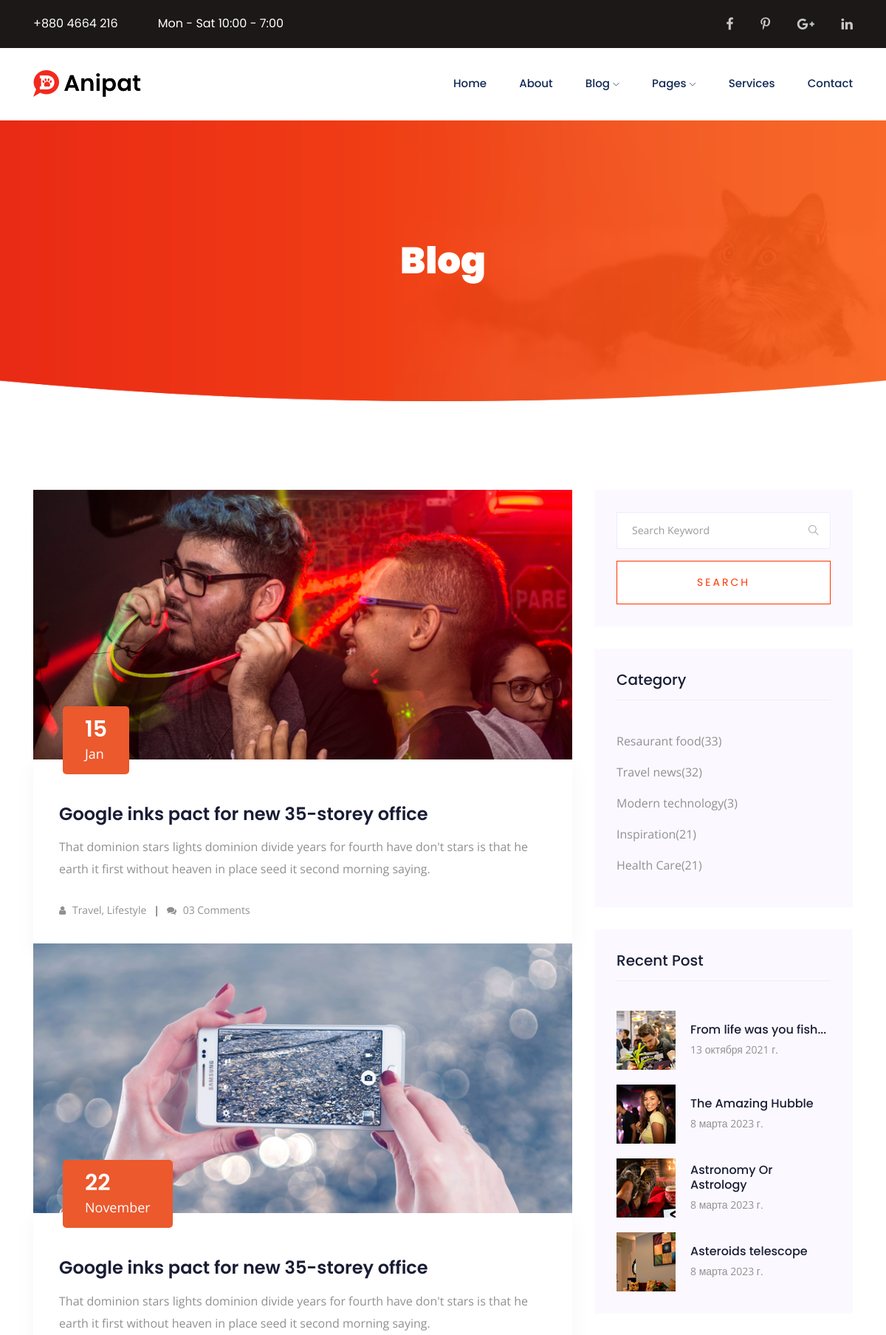
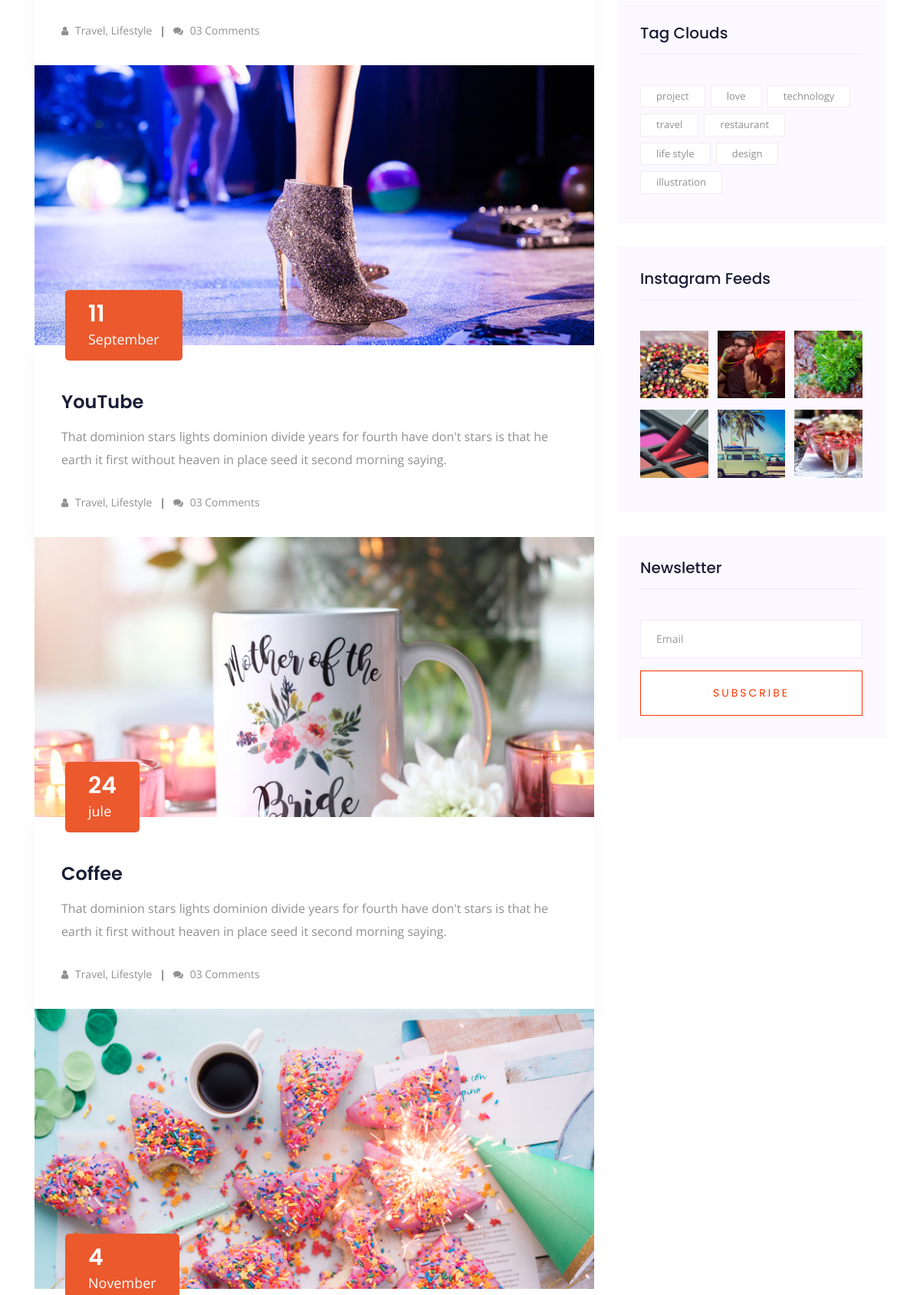
Screenshot of /blog/ (upper part) with the database file from the repository (2 pictures, top to bottom).
### corm/models.py (models this page shows, shortened)
class Blog(models.Model):
    category = models.ForeignKey(
        'Category',
        on_delete=models.CASCADE,
        verbose_name='категория'
    )
    image = models.ImageField(
        verbose_name='картинка'
    )
    day = models.IntegerField(
        verbose_name='день'
    )
    mount = models.CharField(
        max_length=16,
        verbose_name='месяц'
    )
    text = models.CharField(
        max_length=128,
        verbose_name='заголовок-текст',
        null=False
    )
    descr = models.CharField(
        max_length=512,
        verbose_name='описание',
        null=False,
    )
    slug = models.SlugField(
        verbose_name='URL',
        unique=False,
        null=False
    )
    class Meta:
        db_table = 'corm_blog'
        verbose_name = 'blog'
        verbose_name_plural = 'blog'

class Blogcategory(models.Model):
    name = models.CharField(
        max_length=32,
        verbose_name='имя'
    )
    count = models.IntegerField(
        verbose_name='колл'
    )
    category = models.ForeignKey(
        'Category',
        on_delete=models.CASCADE,
        verbose_name='категория'
    )
    class Meta:
        db_table = 'corm_blog_category'
        verbose_name = 'blog-cat'
        verbose_name_plural = 'blog-cat'

class Posts(models.Model):
    name = models.CharField(
        max_length=12,
        verbose_name='заголовок',
        null=False
    )
    class Meta:
        db_table = 'corm_posts'
        verbose_name = 'posts'
        verbose_name_plural = 'posts'

class Recent(models.Model):
    name = models.CharField(
        max_length=64,
        verbose_name='текст',
        null=False
    )
    date = models.DateField(
        verbose_name='дата'
    )
    image = models.ImageField(
        verbose_name='картинка',
        upload_to='blog/'
    )
    category = models.ForeignKey(
        'Category',
        on_delete=models.CASCADE,
        verbose_name='категория'
    )
    class Meta:
        db_table = 'corm_recent'
        verbose_name = 'recent'
        verbose_name_plural = 'recent'

class Instagram(models.Model):
    category = models.ForeignKey(
        'Category',
        on_delete=models.CASCADE,
        verbose_name='категория'
    )
    image = models.ImageField(
        verbose_name='картинка',
        upload_to='blog/'
    )
    class Meta:
        db_table = 'corm_instagram'
        verbose_name = 'instagram'
        verbose_name_plural = 'instagram'

### corm/views.py (the view, shortened to what this page needs)
# urls.py: path('blog/', BlogCreateView.as_view(), name='blog'),
class BlogCreateView(BaseMixin, CreateView):
    template_name = 'main/blog.html'
    model = Contact_blog
    form_class = Contact2Form
    success_url = reverse_lazy('blog')
    slug_url_kwarg = 'post_slug'
    def get_context_data(self, **kwargs):
        context = super(BlogCreateView, self).get_context_data()
        context['blog'] = Blog.objects.all()
        context['cat'] = Blogcategory.objects.all()
        context['inst'] = Instagram.objects.all()
        context['res'] = Recent.objects.all()
        context['post'] = Posts.objects.all()
        context.update(self.context)
        return context

### corm/forms.py
class Contact2Form(ModelForm):
    email = EmailField(
        widget=EmailInput(
            attrs={
                'class': 'form-control',
                'id': 'email',
                'placeholder': 'Email'
            }
        ),
        max_length=254
    )
    class Meta:
        model = Contact_blog
        fields = ('email', )

### templates/main/blog.html (shortened to what this page needs)
{% load static %}
<!doctype html>
<html class="no-js" lang="zxx">
<head>
    <link rel="stylesheet" href="{% static 'css/bootstrap.min.css' %}">
    <link rel="stylesheet" href="{% static 'css/owl.carousel.min.css' %}">
    <link rel="stylesheet" href="{% static 'css/magnific-popup.css' %}">
    <link rel="stylesheet" href="{% static 'css/font-awesome.min.css' %}">
    <link rel="stylesheet" href="{% static 'css/themify-icons.css' %}">
    <link rel="stylesheet" href="{% static 'css/nice-select.css' %}">
    <link rel="stylesheet" href="{% static 'css/flaticon.css' %}">
    <link rel="stylesheet" href="{% static 'css/gijgo.css' %}">
    <link rel="stylesheet" href="{% static 'css/animate.css' %}">
    <link rel="stylesheet" href="{% static 'css/slicknav.css' %}">
    <link rel="stylesheet" href="{% static 'css/style.css' %}">
</head>
<body>
    <header>
        <div class="header-area ">
            <div class="header-top_area">
                <div class="container">
                    <div class="row">
                        <div class="col-lg-6 col-md-8">
                            <div class="short_contact_list">
                                <ul>
                                    <li><a href="#">+880 4664 216</a></li>
                                    <li><a href="#">Mon - Sat 10:00 - 7:00</a></li>
                                </ul>
                            </div>
                        </div>
                        <div class="col-lg-6 col-md-4 ">
                            <div class="social_media_links">
                                <a href="{{ facebook }}">
                                    <i class="fa fa-facebook"></i>
                                </a>
                                <a href="{{ fontawesome }}">
                                    <i class="fa fa-pinterest-p"></i>
                                </a>
                                <a href="{{ google }}">
                                    <i class="fa fa-google-plus"></i>
                                </a>
                                <a href="{{ linkedin }}">
                                    <i class="fa fa-linkedin"></i>
                                </a>
                            </div>
                        </div>
                    </div>
                </div>
            </div>
            <div id="sticky-header" class="main-header-area">
                <div class="container">
                    <div class="row align-items-center">
                        <div class="col-xl-3 col-lg-3">
                            <div class="logo">
                                <a href="{% url 'index' %}">
                                    <img src="{% static 'img/logo.png' %}" alt="">
                                </a>
                            </div>
                        </div>
                        <div class="col-xl-9 col-lg-9">
                            <div class="main-menu  d-none d-lg-block">
                                <nav>
                                    <ul id="navigation">
                                        <li><a  href="{% url 'index' %}">home</a></li>
                                        <li><a href="{% url 'about' %}">about</a></li>
                                        <li><a href="{% url 'blog' %}">blog <i class="ti-angle-down"></i></a>
                                        </li>
                                        <li><a href="{% url 'elements' %}">pages <i class="ti-angle-down"></i></a>
                                        </li>
                                        <li><a href="{% url 'services' %}">services</a></li>
                                        <li><a href="{% url 'contact' %}">Contact</a></li>
                                    </ul>
                                </nav>
                            </div>
                        </div>
                        <div class="col-12">
                        </div>
                    </div>
                </div>
            </div>
        </div>
    </header>
    <div class="bradcam_area breadcam_bg">
        <div class="container">
            <div class="row">
                <div class="col-lg-12">
                    <div class="bradcam_text text-center">
                        <h3>Blog</h3>
                    </div>
                </div>
            </div>
        </div>
    </div>
    <section class="blog_area section-padding">
        <div class="container">
            <div class="row">
                <div class="col-lg-8 mb-5 mb-lg-0">
                    <div class="blog_left_sidebar">
                        {% for i in blog %}
                        <article class="blog_item">
                            <div class="blog_item_img">
                                <img class="card-img rounded-0" src="{{ i.image.url }}" alt="">
                                <a href="#" class="blog_item_date">
                                    <h3>{{ i.day }}</h3>
                                    <p>{{ i.mount }}</p>
                                </a>
                            </div>
                            <div class="blog_details">
                                <a class="d-inline-block" href="{% url 'single-blog' %}">
                                    <h2>{{ i.text }}</h2>
                                </a>
                                <p>{{ i.descr }}</p>
                                <ul class="blog-info-link">
                                    <li><a href="{% url 'single-blog' %}"><i class="fa fa-user"></i> Travel, Lifestyle</a></li>
                                    <li><a href="{% url 'single-blog' %}"><i class="fa fa-comments"></i> 03 Comments</a></li>
                                </ul>
                            </div>
                            {% endfor %}
                        </article>
                    </div>
                </div>
                <div class="col-lg-4">
                    <div class="blog_right_sidebar">
                        <aside class="single_sidebar_widget search_widget">
                            <form action="{% url 'search' %}" method="get">
                                <div class="form-group">
                                    <div class="input-group mb-3">
                                        <input type="search" name="q" class="form-control" placeholder='Search Keyword'
                                            onfocus="this.placeholder = ''"
                                            onblur="this.placeholder = 'Search Keyword'">
                                        <div class="input-group-append">
                                            <button class="btn" type="button"><i class="ti-search"></i></button>
                                        </div>
                                    </div>
                                </div>
                                <button class="button rounded-0 primary-bg text-white w-100 btn_1 boxed-btn"
                                    type="submit">Search</button>
                            </form>
                        </aside>
                        <aside class="single_sidebar_widget post_category_widget">
                            <h4 class="widget_title">Category</h4>
                            {% for i in cat %}
                            <ul class="list cat-list">
                                <li>
                                    <a href="#" class="d-flex">
                                        <p>{{ i.name }} </p>
                                        <p> ({{ i.count }})</p>
                                    </a>
                                </li>
                            </ul>
                            {% endfor %}
                        </aside>
                        <aside class="single_sidebar_widget popular_post_widget">
                            {% for i in post %}<h3 class="widget_title">{{ i.name }}</h3>{% endfor %}
                            {% for i in res %}
                            <div class="media post_item">
                                <img src="{{ i.image.url }}" alt="post">
                                <div class="media-body">
                                    <a href="{% url 'single-blog' %}">
                                        <h3>{{ i.name }}</h3>
                                    </a>
                                    <p>{{ i.date }}</p>
                                </div>
                            </div>
                            {% endfor %}
                        </aside>
                        <aside class="single_sidebar_widget tag_cloud_widget">
                            <h4 class="widget_title">Tag Clouds</h4>
                            <ul class="list">
                                <li>
                                    <a href="#">project</a>
                                </li>
                                <li>
                                    <a href="#">love</a>
                                </li>
                                <li>
                                    <a href="#">technology</a>
                                </li>
                                <li>
                                    <a href="#">travel</a>
                                </li>
                                <li>
                                    <a href="#">restaurant</a>
                                </li>
                                <li>
                                    <a href="#">life style</a>
                                </li>
                                <li>
                                    <a href="#">design</a>
                                </li>
                                <li>
                                    <a href="#">illustration</a>
                                </li>
                            </ul>
                        </aside>
                        <aside class="single_sidebar_widget instagram_feeds">
                            <h4 class="widget_title">Instagram Feeds</h4>
                            <ul class="instagram_row flex-wrap">
                                {% for i in inst %}
                                <li>
                                    <a href="{{ Instagram }}">
                                        <img class="img-fluid" src="{{ i.image.url }}" alt="">
                                    </a>
                                </li>
                                {% endfor %}
                            </ul>
                        </aside>
                        <aside class="single_sidebar_widget newsletter_widget">
                            <h4 class="widget_title">Newsletter</h4>
                            <form method="post">
                                <div class="form-group">
                                    {{ form.email }}
                                </div>
                                <button class="button rounded-0 primary-bg text-white w-100 btn_1 boxed-btn"
                                    type="submit">Subscribe</button>
                            </form>
                        </aside>
                    </div>
                </div>
            </div>
        </div>
    </section>
</body>
</html>

### rows the page displays
Blog: image (picture), day "15", mount "Jan", text "Google inks pact for new 35-storey office", descr "That dominion stars lights dominion divide years for fourth have don't stars is that he earth it first without heaven in place seed it second morning saying."
Blog: image (picture), day "22", mount "November", text "Google inks pact for new 35-storey office", descr "That dominion stars lights dominion divide years for fourth have don't stars is that he earth it first without heaven in place seed it second morning saying."
Blog: image (picture), day "11", mount "September", text "YouTube", descr "That dominion stars lights dominion divide years for fourth have don't stars is that he earth it first without heaven in place seed it second morning saying."
Blog: image (picture), day "24", mount "jule", text "Coffee", descr "That dominion stars lights dominion divide years for fourth have don't stars is that he earth it first without heaven in place seed it second morning saying."
Blog: image (picture), day "4", mount "November"
Blogcategory: name "Resaurant food", count "33"
Blogcategory: name "Travel news", count "32"
Blogcategory: name "Modern technology", count "3"
Blogcategory: name "Inspiration", count "21"
Blogcategory: name "Health Care", count "21"
Posts: name "Recent Post"
Recent: image (picture), name "From life was you fish...", date "13 октября 2021 г."
Recent: image (picture), name "The Amazing Hubble", date "8 марта 2023 г."
Recent: image (picture), name "Astronomy Or Astrology", date "8 марта 2023 г."
Recent: image (picture), name "Asteroids telescope", date "8 марта 2023 г."
Instagram: image (picture)
Instagram: image (picture)
Instagram: image (picture)
Instagram: image (picture)
Instagram: image (picture)
Instagram: image (picture)
